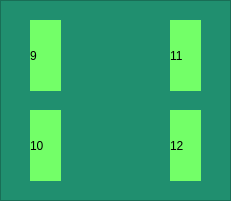
    <widget class="QFrame" name="sr1_17">
     <property name="geometry">
      <rect>
       <x>40</x>
       <y>270</y>
       <width>231</width>
       <height>201</height>
      </rect>
     </property>
     <property name="palette">
      <palette>
       <active>
        <colorrole role="WindowText">
         <brush brushstyle="SolidPattern">
          <color alpha="255">
           <red>0</red>
           <green>0</green>
           <blue>0</blue>
          </color>
         </brush>
        </colorrole>
        <colorrole role="Button">
         <brush brushstyle="SolidPattern">
          <color alpha="255">
           <red>32</red>
           <green>143</green>
           <blue>111</blue>
          </color>
         </brush>
        </colorrole>
        <colorrole role="Light">
         <brush brushstyle="SolidPattern">
          <color alpha="255">
           <red>48</red>
           <green>215</green>
           <blue>166</blue>
          </color>
         </brush>
        </colorrole>
        <colorrole role="Midlight">
         <brush brushstyle="SolidPattern">
          <color alpha="255">
           <red>40</red>
           <green>179</green>
           <blue>138</blue>
          </color>
         </brush>
        </colorrole>
        <colorrole role="Dark">
         <brush brushstyle="SolidPattern">
          <color alpha="255">
           <red>16</red>
           <green>71</green>
           <blue>55</blue>
          </color>
         </brush>
        </colorrole>
        <colorrole role="Mid">
         <brush brushstyle="SolidPattern">
          <color alpha="255">
           <red>21</red>
           <green>95</green>
           <blue>74</blue>
          </color>
         </brush>
        </colorrole>
        <colorrole role="Text">
         <brush brushstyle="SolidPattern">
          <color alpha="255">
           <red>0</red>
           <green>0</green>
           <blue>0</blue>
          </color>
         </brush>
        </colorrole>
        <colorrole role="BrightText">
         <brush brushstyle="SolidPattern">
          <color alpha="255">
           <red>255</red>
           <green>255</green>
           <blue>255</blue>
          </color>
         </brush>
        </colorrole>
        <colorrole role="ButtonText">
         <brush brushstyle="SolidPattern">
          <color alpha="255">
           <red>0</red>
           <green>0</green>
           <blue>0</blue>
          </color>
         </brush>
        </colorrole>
        <colorrole role="Base">
         <brush brushstyle="SolidPattern">
          <color alpha="255">
           <red>255</red>
           <green>255</green>
           <blue>255</blue>
          </color>
         </brush>
        </colorrole>
        <colorrole role="Window">
         <brush brushstyle="SolidPattern">
          <color alpha="255">
           <red>32</red>
           <green>143</green>
           <blue>111</blue>
          </color>
         </brush>
        </colorrole>
        <colorrole role="Shadow">
         <brush brushstyle="SolidPattern">
          <color alpha="255">
           <red>0</red>
           <green>0</green>
           <blue>0</blue>
          </color>
         </brush>
        </colorrole>
        <colorrole role="AlternateBase">
         <brush brushstyle="SolidPattern">
          <color alpha="255">
           <red>143</red>
           <green>199</green>
           <blue>183</blue>
          </color>
         </brush>
        </colorrole>
        <colorrole role="ToolTipBase">
         <brush brushstyle="SolidPattern">
          <color alpha="255">
           <red>255</red>
           <green>255</green>
           <blue>220</blue>
          </color>
         </brush>
        </colorrole>
        <colorrole role="ToolTipText">
         <brush brushstyle="SolidPattern">
          <color alpha="255">
           <red>0</red>
           <green>0</green>
           <blue>0</blue>
          </color>
         </brush>
        </colorrole>
       </active>
       <inactive>
        <colorrole role="WindowText">
         <brush brushstyle="SolidPattern">
          <color alpha="255">
           <red>0</red>
           <green>0</green>
           <blue>0</blue>
          </color>
         </brush>
        </colorrole>
        <colorrole role="Button">
         <brush brushstyle="SolidPattern">
          <color alpha="255">
           <red>32</red>
           <green>143</green>
           <blue>111</blue>
          </color>
         </brush>
        </colorrole>
        <colorrole role="Light">
         <brush brushstyle="SolidPattern">
          <color alpha="255">
           <red>48</red>
           <green>215</green>
           <blue>166</blue>
          </color>
         </brush>
        </colorrole>
        <colorrole role="Midlight">
         <brush brushstyle="SolidPattern">
          <color alpha="255">
           <red>40</red>
           <green>179</green>
           <blue>138</blue>
          </color>
         </brush>
        </colorrole>
        <colorrole role="Dark">
         <brush brushstyle="SolidPattern">
          <color alpha="255">
           <red>16</red>
           <green>71</green>
           <blue>55</blue>
          </color>
         </brush>
        </colorrole>
        <colorrole role="Mid">
         <brush brushstyle="SolidPattern">
          <color alpha="255">
           <red>21</red>
           <green>95</green>
           <blue>74</blue>
          </color>
         </brush>
        </colorrole>
        <colorrole role="Text">
         <brush brushstyle="SolidPattern">
          <color alpha="255">
           <red>0</red>
           <green>0</green>
           <blue>0</blue>
          </color>
         </brush>
        </colorrole>
        <colorrole role="BrightText">
         <brush brushstyle="SolidPattern">
          <color alpha="255">
           <red>255</red>
           <green>255</green>
           <blue>255</blue>
          </color>
         </brush>
        </colorrole>
        <colorrole role="ButtonText">
         <brush brushstyle="SolidPattern">
          <color alpha="255">
           <red>0</red>
           <green>0</green>
           <blue>0</blue>
          </color>
         </brush>
        </colorrole>
        <colorrole role="Base">
         <brush brushstyle="SolidPattern">
          <color alpha="255">
           <red>255</red>
           <green>255</green>
           <blue>255</blue>
          </color>
         </brush>
        </colorrole>
        <colorrole role="Window">
         <brush brushstyle="SolidPattern">
          <color alpha="255">
           <red>32</red>
           <green>143</green>
           <blue>111</blue>
          </color>
         </brush>
        </colorrole>
        <colorrole role="Shadow">
         <brush brushstyle="SolidPattern">
          <color alpha="255">
           <red>0</red>
           <green>0</green>
           <blue>0</blue>
          </color>
         </brush>
        </colorrole>
        <colorrole role="AlternateBase">
         <brush brushstyle="SolidPattern">
          <color alpha="255">
           <red>143</red>
           <green>199</green>
           <blue>183</blue>
          </color>
         </brush>
        </colorrole>
        <colorrole role="ToolTipBase">
         <brush brushstyle="SolidPattern">
          <color alpha="255">
           <red>255</red>
           <green>255</green>
           <blue>220</blue>
          </color>
         </brush>
        </colorrole>
        <colorrole role="ToolTipText">
         <brush brushstyle="SolidPattern">
          <color alpha="255">
           <red>0</red>
           <green>0</green>
           <blue>0</blue>
          </color>
         </brush>
        </colorrole>
       </inactive>
       <disabled>
        <colorrole role="WindowText">
         <brush brushstyle="SolidPattern">
          <color alpha="255">
           <red>16</red>
           <green>71</green>
           <blue>55</blue>
          </color>
         </brush>
        </colorrole>
        <colorrole role="Button">
         <brush brushstyle="SolidPattern">
          <color alpha="255">
           <red>32</red>
           <green>143</green>
           <blue>111</blue>
          </color>
         </brush>
        </colorrole>
        <colorrole role="Light">
         <brush brushstyle="SolidPattern">
          <color alpha="255">
           <red>48</red>
           <green>215</green>
           <blue>166</blue>
          </color>
         </brush>
        </colorrole>
        <colorrole role="Midlight">
         <brush brushstyle="SolidPattern">
          <color alpha="255">
           <red>40</red>
           <green>179</green>
           <blue>138</blue>
          </color>
         </brush>
        </colorrole>
        <colorrole role="Dark">
         <brush brushstyle="SolidPattern">
          <color alpha="255">
           <red>16</red>
           <green>71</green>
           <blue>55</blue>
          </color>
         </brush>
        </colorrole>
        <colorrole role="Mid">
         <brush brushstyle="SolidPattern">
          <color alpha="255">
           <red>21</red>
           <green>95</green>
           <blue>74</blue>
          </color>
         </brush>
        </colorrole>
        <colorrole role="Text">
         <brush brushstyle="SolidPattern">
          <color alpha="255">
           <red>16</red>
           <green>71</green>
           <blue>55</blue>
          </color>
         </brush>
        </colorrole>
        <colorrole role="BrightText">
         <brush brushstyle="SolidPattern">
          <color alpha="255">
           <red>255</red>
           <green>255</green>
           <blue>255</blue>
          </color>
         </brush>
        </colorrole>
        <colorrole role="ButtonText">
         <brush brushstyle="SolidPattern">
          <color alpha="255">
           <red>16</red>
           <green>71</green>
           <blue>55</blue>
          </color>
         </brush>
        </colorrole>
        <colorrole role="Base">
         <brush brushstyle="SolidPattern">
          <color alpha="255">
           <red>32</red>
           <green>143</green>
           <blue>111</blue>
          </color>
         </brush>
        </colorrole>
        <colorrole role="Window">
         <brush brushstyle="SolidPattern">
          <color alpha="255">
           <red>32</red>
           <green>143</green>
           <blue>111</blue>
          </color>
         </brush>
        </colorrole>
        <colorrole role="Shadow">
         <brush brushstyle="SolidPattern">
          <color alpha="255">
           <red>0</red>
           <green>0</green>
           <blue>0</blue>
          </color>
         </brush>
        </colorrole>
        <colorrole role="AlternateBase">
         <brush brushstyle="SolidPattern">
          <color alpha="255">
           <red>32</red>
           <green>143</green>
           <blue>111</blue>
          </color>
         </brush>
        </colorrole>
        <colorrole role="ToolTipBase">
         <brush brushstyle="SolidPattern">
          <color alpha="255">
           <red>255</red>
           <green>255</green>
           <blue>220</blue>
          </color>
         </brush>
        </colorrole>
        <colorrole role="ToolTipText">
         <brush brushstyle="SolidPattern">
          <color alpha="255">
           <red>0</red>
           <green>0</green>
           <blue>0</blue>
          </color>
         </brush>
        </colorrole>
       </disabled>
      </palette>
     </property>
     <property name="autoFillBackground">
      <bool>true</bool>
     </property>
     <property name="frameShape">
      <enum>QFrame::StyledPanel</enum>
     </property>
     <property name="frameShadow">
      <enum>QFrame::Raised</enum>
     </property>
     <widget class="QLabel" name="label_29">
      <property name="geometry">
       <rect>
        <x>30</x>
        <y>20</y>
        <width>31</width>
        <height>71</height>
       </rect>
      </property>
      <property name="styleSheet">
       <string notr="true">background-color: rgb(115, 255, 104);</string>
      </property>
      <property name="text">
       <string>9</string>
      </property>
     </widget>
     <widget class="QLabel" name="label_30">
      <property name="geometry">
       <rect>
        <x>30</x>
        <y>110</y>
        <width>31</width>
        <height>71</height>
       </rect>
      </property>
      <property name="styleSheet">
       <string notr="true">background-color: rgb(115, 255, 104);</string>
      </property>
      <property name="text">
       <string>10</string>
      </property>
     </widget>
     <widget class="QLabel" name="label_31">
      <property name="geometry">
       <rect>
        <x>170</x>
        <y>20</y>
        <width>31</width>
        <height>71</height>
       </rect>
      </property>
      <property name="styleSheet">
       <string notr="true">background-color: rgb(115, 255, 104);</string>
      </property>
      <property name="text">
       <string>11</string>
      </property>
     </widget>
     <widget class="QLabel" name="label_32">
      <property name="geometry">
       <rect>
        <x>170</x>
        <y>110</y>
        <width>31</width>
        <height>71</height>
       </rect>
      </property>
      <property name="styleSheet">
       <string notr="true">background-color: rgb(115, 255, 104);</string>
      </property>
      <property name="text">
       <string>12</string>
      </property>
     </widget>
    </widget>
